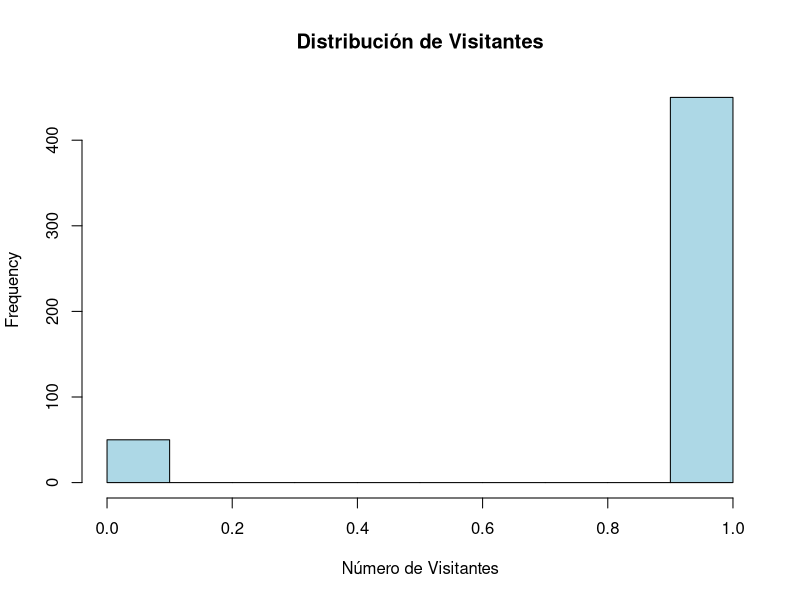
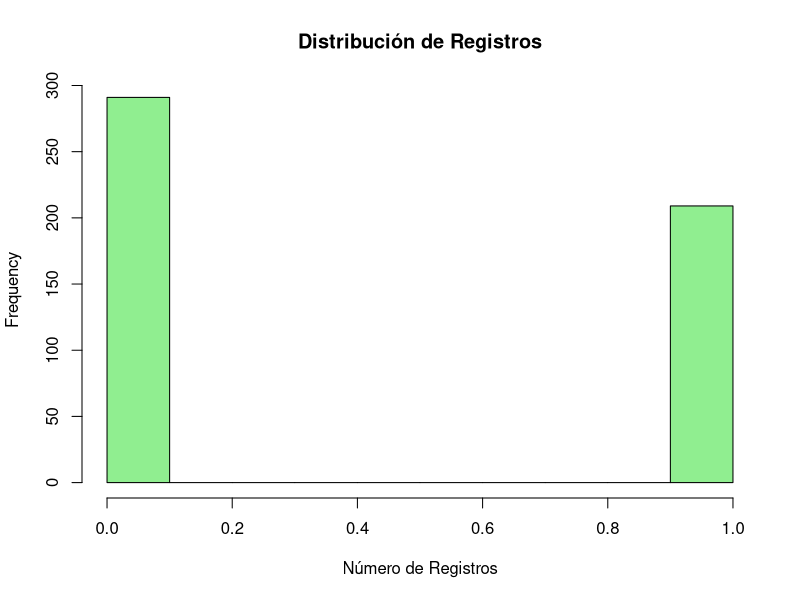
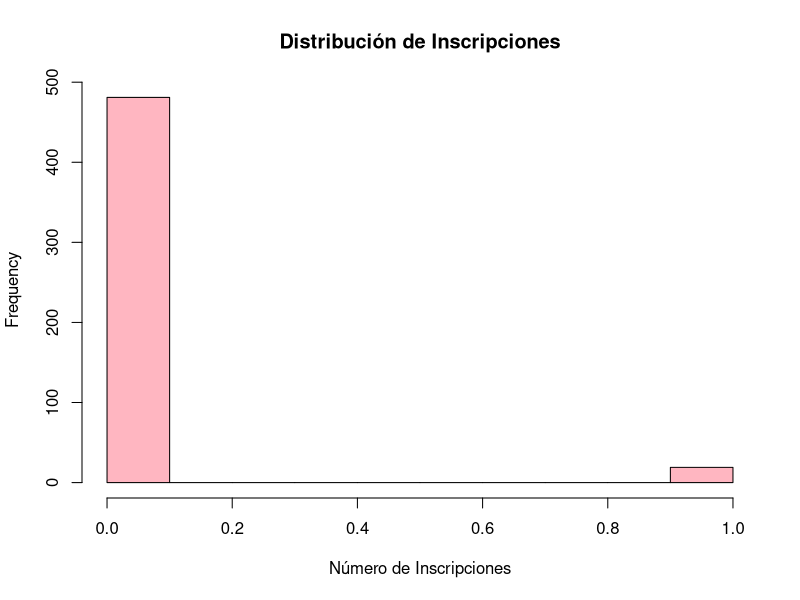
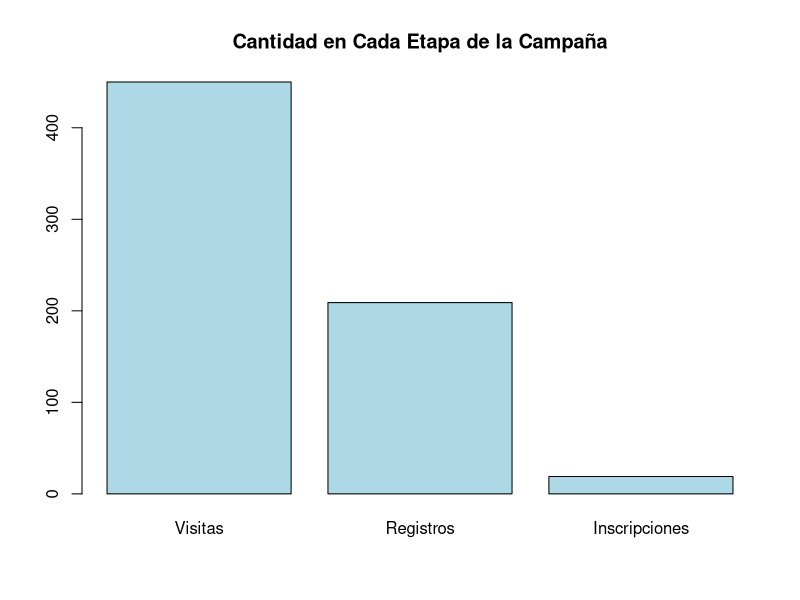

These figures' R source, in order:
## ---- chunk 1

Invento <- c(212, 54, 35, 78, 45)

media_aritmetica_Clase <- mean(Invento)
media_aritmetica_Clase

## ---- chunk 2


tasas_PIB <- c(1.10, 1.05, 1.02)


media_geometrica <- prod(tasas_PIB)^(1/length(tasas_PIB))
media_geometrica

## ---- chunk 3

# Primera Simulación 

probabilidad_compra <- 0.20
compras <- rbinom(100, size = 1, prob = probabilidad_compra)
proporcion_compras <- mean(compras)
print(proporcion_compras)
print(compras)

## ---- chunk 4

# Crear un conjunto de datos ficticio de visitantes
set.seed(123)  # Para reproducibilidad
num_visitantes <- 1000

# Simulación de comportamiento de los visitantes
visitas <- rbinom(num_visitantes, size = 1, prob = 0.8)  # Simulación de visitas al sitio web (clics)
registros <- rbinom(num_visitantes, size = 1, prob = 0.3)  # Simulación de registros
inscripciones <- rbinom(num_visitantes, size = 1, prob = 0.2)  # Simulación de inscripciones

# Calcular probabilidades basadas en el comportamiento simulado
probabilidad_visita_sitio <- mean(visitas)
probabilidad_registro <- mean(registros)
probabilidad_inscripcion <- mean(inscripciones)

# Imprimir las probabilidades calculadas
cat("Probabilidad de visita al sitio web:", probabilidad_visita_sitio, "\n")
cat("Probabilidad de registro después de visitar el sitio:", probabilidad_registro, "\n")
cat("Probabilidad de inscripción después de registrarse:", probabilidad_inscripcion, "\n")
## ---- chunk 5


probabilidad_visita_sitio <- 0.802  # Probabilidad de visitar el sitio web de la USFQ
probabilidad_registro <- 0.297      # Probabilidad de registrarse después de visitar el sitio U
probabilidad_inscripcion <- 0.197   # Probabilidad de inscribirse después de registrarse en la U

## ---- chunk 6

visitantes_iniciales <- 40000

# Inicializar contadores para cada etapa
visitas <- rep(0, visitantes_iniciales)
registros <- rep(0, visitantes_iniciales)
inscripciones <- rep(0, visitantes_iniciales)

# Simulación de la campaña
for (visitante in 1:visitantes_iniciales) {
  # Etapa 1: Visitar el sitio web de la USFQ
  if (runif(1) <= probabilidad_visita_sitio) {
    visitas[visitante] <- 1
    
    # Etapa 2: Registro después de visitar el sitio
    if (runif(1) <= probabilidad_registro) {
      registros[visitante] <- 1
      
      # Etapa 3: Inscripción después de registrarse
      if (runif(1) <= probabilidad_inscripcion) {
        inscripciones[visitante] <- 1
      }
    }
  }
}

# Calcular estadísticas finales
total_visitas <- sum(visitas)
total_registros <- sum(registros)
total_inscripciones <- sum(inscripciones)

# Imprimir resultados
cat("Número total de visitantes iniciales al sitio web de la USFQ:", visitantes_iniciales, "\n")
cat("Número de visitantes que visitaron el sitio web de la campana:", total_visitas, "\n")
cat("Número de visitantes que se registraron después de visitar el sitio:", total_registros, "\n")
cat("Número de visitantes que se inscribieron después de registrarse:", total_inscripciones, "\n")


## ---- chunk 7

visitantes_iniciales <- 500

# Inicializar contadores para cada etapa
visitas <- rep(0, visitantes_iniciales)
registros <- rep(0, visitantes_iniciales)
inscripciones <- rep(0, visitantes_iniciales)

# Simulación de la campaña
for (visitante in 1:visitantes_iniciales) {
  # Etapa 1: Visitar el sitio web de la USFQ
  if (runif(1) <= 0.90) {
    visitas[visitante] <- 1
    
    # Etapa 2: Registro después de visitar el sitio
    if (runif(1) <= 0.5) {
      registros[visitante] <- 1
      
      # Etapa 3: Inscripción después de registrarse
      if (runif(1) <= 0.1) {
        inscripciones[visitante] <- 1
      }
    }
  }
}

# Calcular estadísticas finales
total_visitas <- sum(visitas)
total_registros <- sum(registros)
total_inscripciones <- sum(inscripciones)

# Imprimir resultados
cat("Número total de visitantes iniciales al sitio web de la USFQ:", visitantes_iniciales, "\n")
cat("Número de visitantes que visitaron el sitio web de la campana:", total_visitas, "\n")
cat("Número de visitantes que se registraron después de visitar el sitio:", total_registros, "\n")
cat("Número de visitantes que se inscribieron después de registrarse:", total_inscripciones, "\n")



## ---- chunk 8


probabilidad_acum_visita <- probabilidad_visita_sitio
probabilidad_acum_registro <- probabilidad_acum_visita * probabilidad_registro
probabilidad_acum_inscripcion <- probabilidad_acum_registro * probabilidad_inscripcion

cat("Probabilidad acumulativa de visita:", probabilidad_acum_visita, "\n")
cat("Probabilidad acumulativa de registro:", probabilidad_acum_registro, "\n")
cat("Probabilidad acumulativa de inscripción:", probabilidad_acum_inscripcion, "\n")

## ---- chunk 9

# Crear un histograma de visitantes
hist(visitas, main = "Distribución de Visitantes", xlab = "Número de Visitantes", col = "lightblue")

# Crear un histograma de registros
hist(registros, main = "Distribución de Registros", xlab = "Número de Registros", col = "lightgreen")

# Crear un histograma de inscripciones
hist(inscripciones, main = "Distribución de Inscripciones", xlab = "Número de Inscripciones", col = "lightpink")


## ---- chunk 10

# Crear un gráfico de barras de las etapas de la campaña
etapas <- c("Visitas", "Registros", "Inscripciones")
cantidad <- c(total_visitas, total_registros, total_inscripciones)

barplot(cantidad, names.arg = etapas, col = "lightblue", main = "Cantidad en Cada Etapa de la Campaña")

## ---- chunk 11

# Calcular tasas de conversión
tasa_conversion_visita_registro <- total_registros / total_visitas
tasa_conversion_registro_inscripcion <- total_inscripciones / total_registros

cat("Tasa de conversión de visita a registro:", tasa_conversion_visita_registro, "\n")
cat("Tasa de conversión de registro a inscripción:", tasa_conversion_registro_inscripcion, "\n")


## ---- chunk 12


## ---- chunk 13

# Configuración de probabilidades (mismas probabilidades para ambos grupos)
probabilidad_visita_sitio <- 0.10
probabilidad_registro <- 0.15
probabilidad_inscripcion <- 0.08

# Número de usuarios en cada grupo
usuarios_grupo_A <- 5000
usuarios_grupo_B <- 5000

# Inicializar contadores para cada grupo
visitas_grupo_A <- rep(0, usuarios_grupo_A)
registros_grupo_A <- rep(0, usuarios_grupo_A)
inscripciones_grupo_A <- rep(0, usuarios_grupo_A)

visitas_grupo_B <- rep(0, usuarios_grupo_B)
registros_grupo_B <- rep(0, usuarios_grupo_B)
inscripciones_grupo_B <- rep(0, usuarios_grupo_B)

# Simulación para el grupo A
for (usuario in 1:usuarios_grupo_A) {
  if (runif(1) <= probabilidad_visita_sitio) {
    visitas_grupo_A[usuario] <- 1
    if (runif(1) <= probabilidad_registro) {
      registros_grupo_A[usuario] <- 1
      if (runif(1) <= probabilidad_inscripcion) {
        inscripciones_grupo_A[usuario] <- 1
      }
    }
  }
}

# Simulación para el grupo B (mismas probabilidades)
for (usuario in 1:usuarios_grupo_B) {
  if (runif(1) <= probabilidad_visita_sitio) {
    visitas_grupo_B[usuario] <- 1
    if (runif(1) <= probabilidad_registro) {
      registros_grupo_B[usuario] <- 1
      if (runif(1) <= probabilidad_inscripcion) {
        inscripciones_grupo_B[usuario] <- 1
      }
    }
  }
}

# Calcular estadísticas finales para ambos grupos
total_visitas_grupo_A <- sum(visitas_grupo_A)
total_registros_grupo_A <- sum(registros_grupo_A)
total_inscripciones_grupo_A <- sum(inscripciones_grupo_A)

total_visitas_grupo_B <- sum(visitas_grupo_B)
total_registros_grupo_B <- sum(registros_grupo_B)
total_inscripciones_grupo_B <- sum(inscripciones_grupo_B)

 # Imprimir resultados
cat("Grupo A:\n")
cat("Número total de visitantes:", usuarios_grupo_A, "\n")
cat("Número de visitantes que visitaron el sitio web:", total_visitas_grupo_A, "\n")
cat("Número de visitantes que se registraron después de visitar el sitio:", total_registros_grupo_A, "\n")
cat("Número de visitantes que se inscribieron después de registrarse:", total_inscripciones_grupo_A, "\n\n")

cat("Grupo B:\n")
cat("Número total de visitantes:", usuarios_grupo_B, "\n")
cat("Número de visitantes que visitaron el sitio web:", total_visitas_grupo_B, "\n")
cat("Número de visitantes que se registraron después de visitar el sitio:", total_registros_grupo_B, "\n")
cat("Número de visitantes que se inscribieron después de registrarse:", total_inscripciones_grupo_B, "\n")



## ---- chunk 14

# Configuración de probabilidades
probabilidad_visita_sitio <- 0.10
probabilidad_registro <- 0.20
probabilidad_inscripcion <- 0.10

# Número de simulaciones
simulaciones <- 1000

# Inicializar vector para almacenar tasas de conversión
tasas_conversion <- numeric(simulaciones)

# Simulación de múltiples experimentos
for (i in 1:simulaciones) {
  # Inicializar contadores para cada etapa
  visitas <- 0
  registros <- 0
  inscripciones <- 0
  
  # Simulación de un conjunto de visitantes
  num_visitantes <- rpois(1, 100)  # Número de visitantes en esta simulación
  
  for (visitante in 1:num_visitantes) {
    if (runif(1) <= probabilidad_visita_sitio) {
      visitas <- visitas + 1
      if (runif(1) <= probabilidad_registro) {
        registros <- registros + 1
        if (runif(1) <= probabilidad_inscripcion) {
          inscripciones <- inscripciones + 1
        }
      }
    }
  }
  
  # Calcular la tasa de conversión en esta simulación
  tasa_conversion <- inscripciones / visitas
  
  # Almacenar la tasa de conversión en el vector
  tasas_conversion[i] <- tasa_conversion
}

# Calcular el intervalo de confianza (por ejemplo, al 95%) para las tasas de conversión
conf_int <- quantile(tasas_conversion, c(0.025, 0.975))
cat("Intervalo de confianza (95%): [", conf_int[1], ", ", conf_int[2], "]\n")


## ---- chunk 15

# Datos actuales de la campaña (tasas de conversión)
probabilidad_visita_sitio <- 0.802
probabilidad_registro <- 0.297
probabilidad_inscripcion <- 0.197

# Función para calcular el número de conversiones esperadas
calcular_conversiones_esperadas <- function(probabilidad, total_visitas) {
  return(probabilidad * total_visitas)
}

# Número actual de visitantes
total_visitas <- 2000

# Calcular conversiones esperadas en cada etapa
conversiones_esperadas_registro <- calcular_conversiones_esperadas(probabilidad_registro, total_visitas)
conversiones_esperadas_inscripcion <- calcular_conversiones_esperadas(probabilidad_inscripcion, total_visitas)

# Calcular métricas actuales
cat("Tasa de conversión de visita a registro actual:", probabilidad_registro, "\n")
cat("Conversiones esperadas de visita a registro:", conversiones_esperadas_registro, "\n")
cat("Tasa de conversión de registro a inscripción actual:", probabilidad_inscripcion, "\n")
cat("Conversiones esperadas de registro a inscripción:", conversiones_esperadas_inscripcion, "\n")

# Planteamiento de preguntas para la optimización
cat("Preguntas para la optimización:\n")
cat("1. ¿Cómo podemos aumentar la tasa de conversión de visita a registro?\n")
cat("2. ¿Qué estrategias podríamos implementar para mejorar la tasa de conversión de registro a inscripción?\n")


## ---- chunk 16

# Configuración de la prueba A/B
tasa_conversion_actual <- probabilidad_registro
tasa_conversion_nueva <- 0.40  # Supongamos que estamos probando una nueva versión de la página de registro

# Tamaño de la muestra para la prueba
tamaño_muestra <- 1000  # Número de visitantes que verán cada versión

# Simulación de la prueba A/B
conversiones_actual <- rbinom(tamaño_muestra, size = 1, prob = tasa_conversion_actual)
conversiones_nueva <- rbinom(tamaño_muestra, size = 1, prob = tasa_conversion_nueva)

# Comparación de tasas de conversión
tasa_conversion_actual <- mean(conversiones_actual)
tasa_conversion_nueva <- mean(conversiones_nueva)

# Resultados de la prueba A/B
cat("Tasa de conversión actual:", tasa_conversion_actual, "\n")
cat("Tasa de conversión con la versión nueva:", tasa_conversion_nueva, "\n")

# Análisis de resultados y toma de decisiones
if (tasa_conversion_nueva > tasa_conversion_actual) {
  cat("La versión nueva de la página de registro es mejor. Implementarla.\n")
} else {
  cat("La versión actual es igual o mejor. No es necesario cambiarla por ahora.\n")
}

## ---- chunk 17

# Configuración de la estrategia de incentivos
probabilidad_registro_actual <- probabilidad_registro
probabilidad_registro_con_incentivo <- 0.4  # Supongamos que se está probando una estrategia de incentivo

# Tamaño de la muestra para la prueba
tamaño_muestra_registro <- 1000  # Número de usuarios registrados

# Simulación de la estrategia de incentivos
conversiones_registro_actual <- rbinom(tamaño_muestra_registro, size = 1, prob = probabilidad_registro_actual)
conversiones_registro_con_incentivo <- rbinom(tamaño_muestra_registro, size = 1, prob = probabilidad_registro_con_incentivo)

# Comparación de tasas de conversión
tasa_conversion_actual <- mean(conversiones_registro_actual)
tasa_conversion_con_incentivo <- mean(conversiones_registro_con_incentivo)

# Resultados de la estrategia de incentivos
cat("Tasa de conversión actual de registro a inscripción:", tasa_conversion_actual, "\n")
cat("Tasa de conversión con la estrategia de incentivo:", tasa_conversion_con_incentivo, "\n")

# Análisis de resultados y toma de decisiones
if (tasa_conversion_con_incentivo > tasa_conversion_actual) {
  cat("La estrategia de incentivos mejora la tasa de conversión. Implementarla.\n")
} else {
  cat("La estrategia actual es igual o mejor. Evaluar otras estrategias si es necesario.\n")
}

## ---- chunk 18

# Cargar la librería necesaria para el modelo de regresión logística
library(glmnet)

# Crear un conjunto de datos ficticio con variables predictoras (demográficas y de comportamiento)
set.seed(123)  # Para reproducibilidad
datos <- data.frame(
  edad = rnorm(1000, mean = 25, sd = 5),  # Edad simulada
  genero = factor(sample(c("Masculino", "Femenino"), 1000, replace = TRUE)),  # Género simulado
  visitas_previas = rpois(1000, lambda = 10),  # Visitas previas al sitio web simuladas
  tiempo_en_sitio = rnorm(1000, mean = 20, sd = 5)  # Tiempo en el sitio web simulado en minutos
)

# Simular la variable objetivo (inscripción) basada en probabilidades
probabilidad_inscripcion <- 0.15  # Probabilidad de inscripción
datos$inscripcion <- rbinom(1000, size = 1, prob = probabilidad_inscripcion)

# Dividir el conjunto de datos en entrenamiento y prueba
set.seed(456)  # Para reproducibilidad
indice_entrenamiento <- sample(1:nrow(datos), nrow(datos) * 0.7)  # 70% para entrenamiento
datos_entrenamiento <- datos[indice_entrenamiento, ]
datos_prueba <- datos[-indice_entrenamiento, ]

# Entrenar un modelo de regresión logística
modelo <- glm(inscripcion ~ edad + genero + visitas_previas + tiempo_en_sitio, data = datos_entrenamiento, family = "binomial")

# Realizar predicciones en el conjunto de prueba
predicciones <- predict(modelo, newdata = datos_prueba, type = "response")

# Calcular el porcentaje de acierto
umbral <- 0.5  # Umbral para clasificar como inscripción
predicciones_clasificadas <- ifelse(predicciones > umbral, 1, 0)
precision <- mean(predicciones_clasificadas == datos_prueba$inscripcion)

cat("Porcentaje de acierto en el conjunto de prueba:", precision * 100, "%\n")


## ---- chunk 19

set.seed(123)  
datos_MushucRuna <- data.frame(
  Edad = sample(18:60, 1000, replace = TRUE),  # Edades de los miembros
  Retiro_Efectivo = rbinom(1000, size = 1, prob = 0.3),  # Probabilidad de retiro de efectivo
  Deposito_Efectivo = rbinom(1000, size = 1, prob = 0.4),  # Probabilidad de depósito de efectivo
  Transferencia_Bancaria = rbinom(1000, size = 1, prob = 0.2)  # Probabilidad de transferencia bancaria
)

print(datos_MushucRuna)

## ---- chunk 20



## ---- chunk 21

# Calcula las probabilidades de retiro, depósito y transferencia
prob_retiro <- prop.table(table(datos_MushucRuna$Retiro_Efectivo))
prob_deposito <- prop.table(table(datos_MushucRuna$Deposito_Efectivo))
prob_transferencia <- prop.table(table(datos_MushucRuna$Transferencia_Bancaria))

# Imprime las probabilidades
print("Probabilidad de Retiro de Efectivo:")
print(prob_retiro)

print("Probabilidad de Depósito de Efectivo:")
print(prob_deposito)

print("Probabilidad de Transferencia Bancaria:")
print(prob_transferencia)

## ---- chunk 22

prob_retiro_deposito <- mean(datos_MushucRuna$Retiro_Efectivo & datos_MushucRuna$Deposito_Efectivo)
prob_retiro_o_transferencia <- mean(datos_MushucRuna$Retiro_Efectivo | datos_MushucRuna$Transferencia_Bancaria)

## ---- chunk 23

## ---- chunk 24


## ---- chunk 25

prob_edad_20_40 <- mean(datos_MushucRuna$Edad >= 20 & datos_MushucRuna$Edad <= 40)
prob_retiro_20_40 <- mean(datos_MushucRuna$Edad >= 20 & datos_MushucRuna$Edad <= 40 & datos_MushucRuna$Retiro_Efectivo)
print(prob_retiro_20_40)

